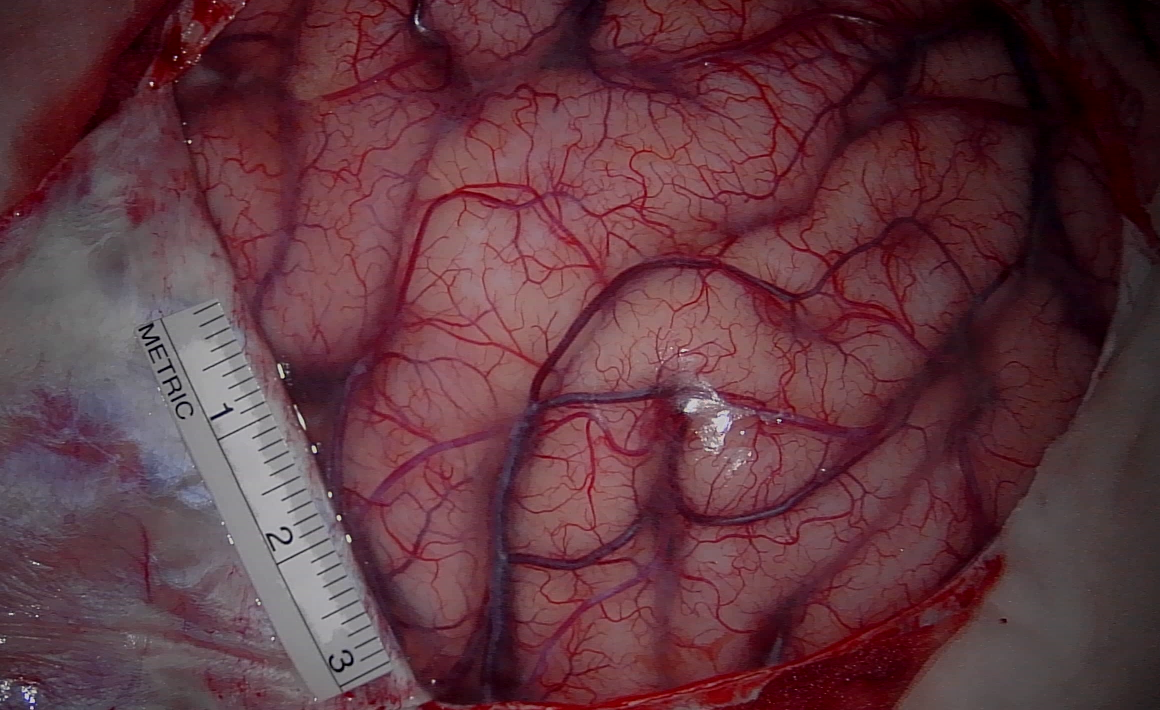
#> input picture WMC_simulations/images/Patient2/initial_img.png, 1160 x 710 px, found by its file name
$ python manual_segmentation.py
#> lines starting #> are read from the running program, lines starting #| are printed output that depends on the picture; after the words box and inside, x2 and y2 are one past the last pixel; in counts of white or black regions, pixels touching at a corner belong together
## @file manual_segmentation.py
#
# @brief Python script to segment RGB image of brain cortex into six classes:
# - Non activated grey matter
# - Non activated large blood vessels
# - Non activated capillaries
# - Activated grey matter
# - Activated large blood vessels
# - Activated capillaries
#
# @author Charly Caredda
# Contact: caredda.c@gmail.com


import os
import numpy as np
import cv2 as cv
import matplotlib.pyplot as plt
from matplotlib.widgets import Slider, Button
from matplotlib.colors import ListedColormap

# Compute histogram equalization within the surgical window of RGB image
def EqualizeHist(img,mask):
    r = np.copy(img[:,:,0])
    g = np.copy(img[:,:,1])
    b = np.copy(img[:,:,2])
    coord = np.where(mask==255)
    r_pixels = r[coord]
    g_pixels = g[coord]
    b_pixels = b[coord]
    r_equalized_pixels = cv.equalizeHist(r_pixels)
    g_equalized_pixels = cv.equalizeHist(g_pixels)
    b_equalized_pixels = cv.equalizeHist(b_pixels)
    for i, C in enumerate(zip(coord[0], coord[1])):
        r[C[0], C[1]] = r_equalized_pixels[i][0]
        g[C[0], C[1]] = g_equalized_pixels[i][0]
        b[C[0], C[1]] = b_equalized_pixels[i][0]
    return np.dstack([r,g,b])


##Get image resolution
x1 = 155
y1 = 419
x2 = 192
y2 = 532

l_px = np.sqrt((x1-x2)**2 + (y1-y2)**2)

reso_mm = 10/l_px
print(reso_mm)

## Process K-MEans or thresholding
plt.close('all')

reduce_ROI = False
crop_img = False
use_greyscale = False
use_Kmeans = False

block_size = 71 #Block size used for adaptive thresholding
size_small_vessels = 7 #Size small vessels
min_area = 100 #remove blobs having area less than min_area
K = 10 #Nb of class use by KMeans

saturated_pixel_val = 170 #Value of saturated pixels

erode_mask_size = 51

#Change this
directory_path = "/home/caredda/DVP/simulation/CREATIS-UCL-White-Monte-Carlo-Framework/WMC_simulations/"

# Load image
path = directory_path+"images/Patient2/"
img = cv.imread(path+"initial_img.png")
#> img is the input picture: shape (710, 1160, 3); mean B, G, R 63.9, 55.7, 96.4
mask = cv.imread(path+"mask.png",cv.IMREAD_GRAYSCALE)
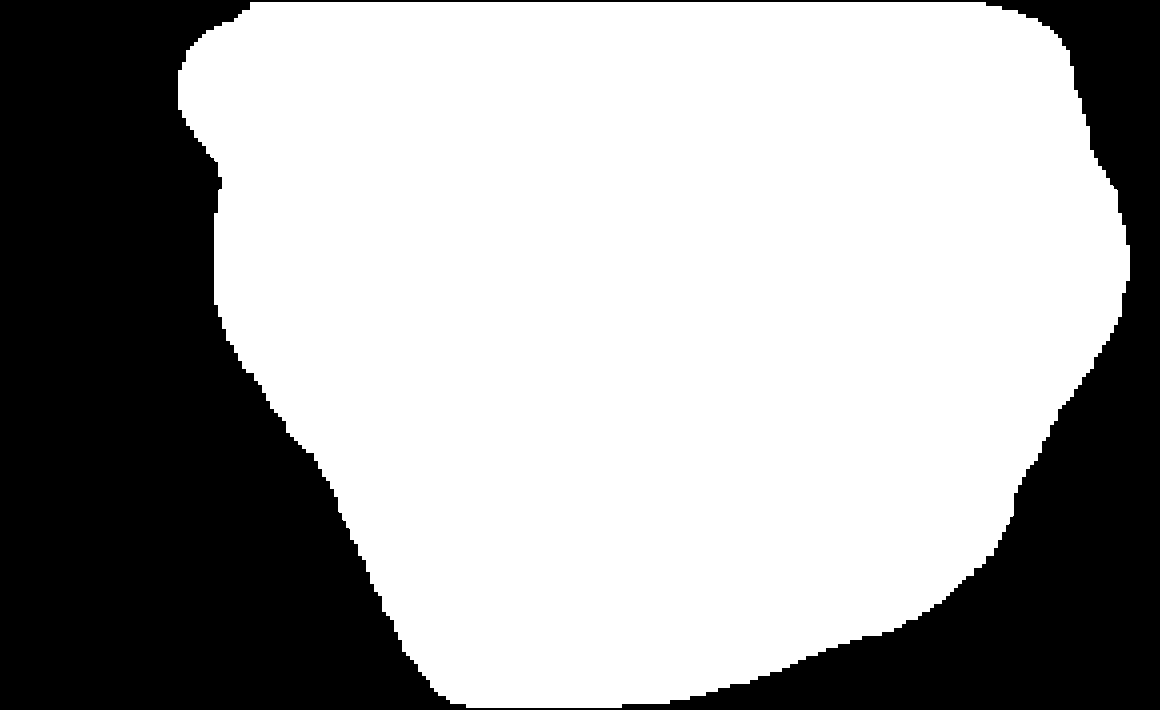
#> input picture WMC_simulations/images/Patient2/mask.png, 1160 x 710 px, found by its file name
#> mask: shape (710, 1160); 64.5% white; 1 black region, box (x1, y1, x2, y2) and area: (0, 0, 1160, 710) 292616

#Erode mask to remove non biological tissue
kernel = cv.getStructuringElement(cv.MORPH_ELLIPSE,(erode_mask_size,erode_mask_size))
mask = cv.morphologyEx(mask, cv.MORPH_ERODE, kernel)
#> mask: shape (710, 1160); 56% white; 1 black region, box (x1, y1, x2, y2) and area: (0, 0, 1160, 710) 362551

if (os.path.isfile(path+"mask_activity.png")):
    mask_act_temp = cv.imread(path+"mask_activity.png")
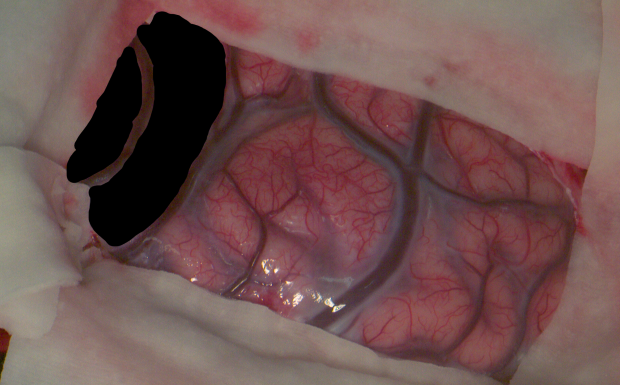
#> input picture WMC_simulations/images/Patient1/mask_activity.png, 1240 x 770 px, found by its file name (shown at 1/2 size)
#> mask_act_temp is the input picture: shape (770, 1240, 3); mean B, G, R 80.1, 81.5, 111.8
    if mask_act_temp.ndim ==3:
        mask_act_temp = cv.cvtColor(mask_act_temp,cv.COLOR_BGR2GRAY)
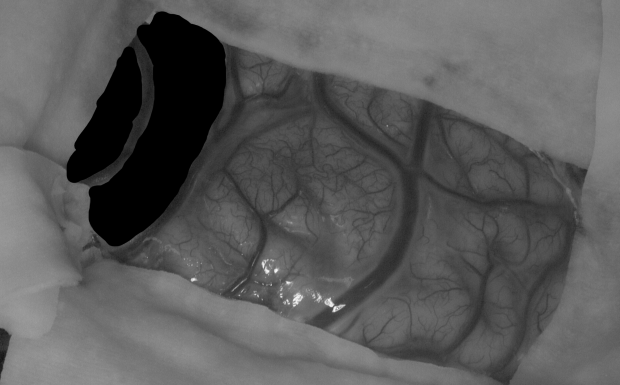
#> mask_act_temp: shape (770, 1240) (shown at 1/2 size); min 0, max 255, mean 90.4
else:
    mask_act_temp = 255*np.ones(mask.shape)


#find boundrect of the contour of mask
if reduce_ROI:
    contours, hierarchy = cv.findContours(np.copy(mask), cv.RETR_TREE, cv.CHAIN_APPROX_SIMPLE)
    x,y,w,h = cv.boundingRect(contours[0])

    mask = mask[y:y+h,x:x+w]
    img = img[y:y+h,x:x+w,:]
    mask_act_temp = mask_act_temp[y:y+h,x:x+w]

#Crop image
if crop_img:
    # [6 lines of commented-out code are left out]
    r1=138
    r2=mask.shape[0]
    c1 = 0
    c2 = mask.shape[1]
    mask = mask[r1:r2,c1:c2]
    img = img[r1:r2,c1:c2]
    mask_act_temp = mask_act_temp[r1:r2,c1:c2]


# Apply histrogtamm equalization
# img_proc = EqualizeHist(img,mask)
img_proc = img
img_Grey = cv.cvtColor(img_proc,cv.COLOR_BGR2GRAY)
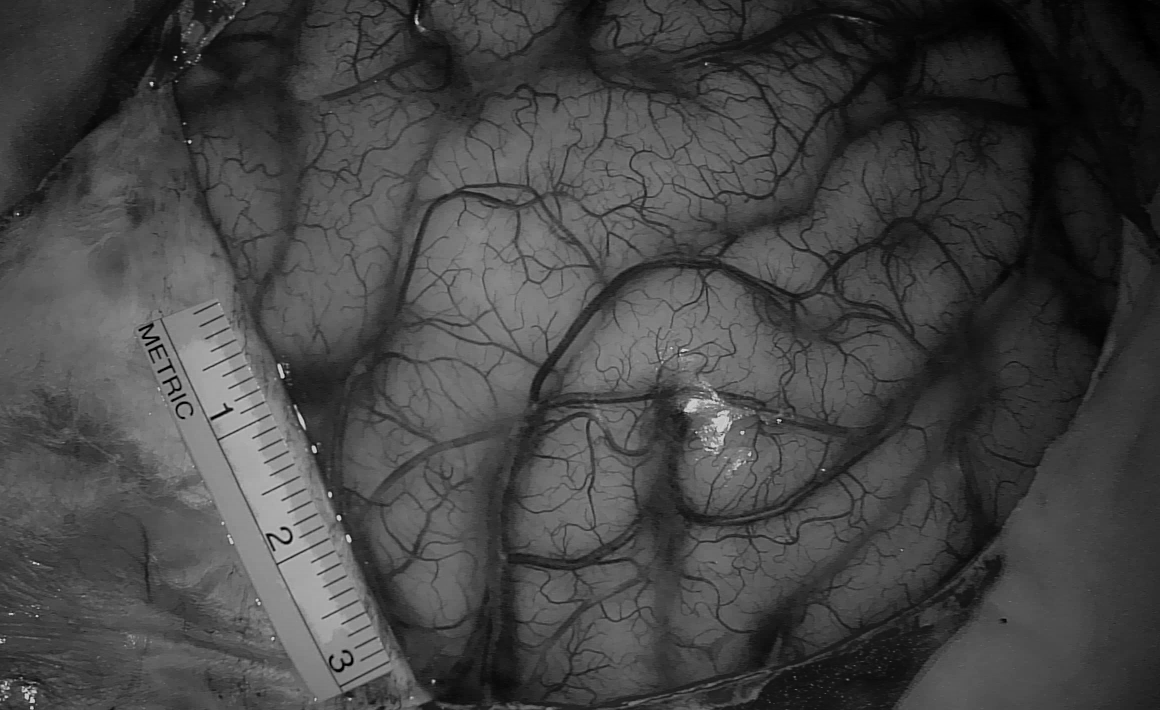
#> img_Grey: shape (710, 1160); min 0, max 208, mean 68.8
coord = np.where(mask==255)
#> coord = 461049 positions, rows 27 to 682, columns 203 to 1104


#Use KMeans
if use_Kmeans:

    if use_greyscale:
        Z = img_Grey[coord]
    else:
        #Only selet pixel inside the ROI
        r = np.copy(img_proc[:,:,0])
        g = np.copy(img_proc[:,:,1])
        b = np.copy(img_proc[:,:,2])
        r_pixels = r[coord]
        g_pixels = g[coord]
        b_pixels = b[coord]

        #Init Z for K-means clustering
        Z = np.squeeze(np.dstack([r_pixels,g_pixels,b_pixels]))
    Z = Z.astype(np.float32)

    # Apply K-means clustering
    criteria = (cv.TERM_CRITERIA_EPS + cv.TERM_CRITERIA_MAX_ITER, 500, 1.0)
    ret,label,center=cv.kmeans(Z,K,None,criteria,K,cv.KMEANS_RANDOM_CENTERS)

    # reconstruct the original image
    output = np.zeros(mask.shape)

    for i, C in enumerate(zip(coord[0], coord[1])):

        output[C[0], C[1]] = label[i]
        output[C[0], C[1]] = label[i]
        output[C[0], C[1]] = label[i]

    output = output.astype(np.uint8)

    plt.figure()
    plt.subplot(121)
    plt.imshow(cv.cvtColor(img,cv.COLOR_BGR2RGB))
    plt.subplot(122)
    plt.imshow(output)
    plt.show()

else: # Use adaptive thresholding

    #get saturated pixels
    ret,img_sat = cv.threshold(img_Grey,saturated_pixel_val,255,cv.THRESH_BINARY,255)
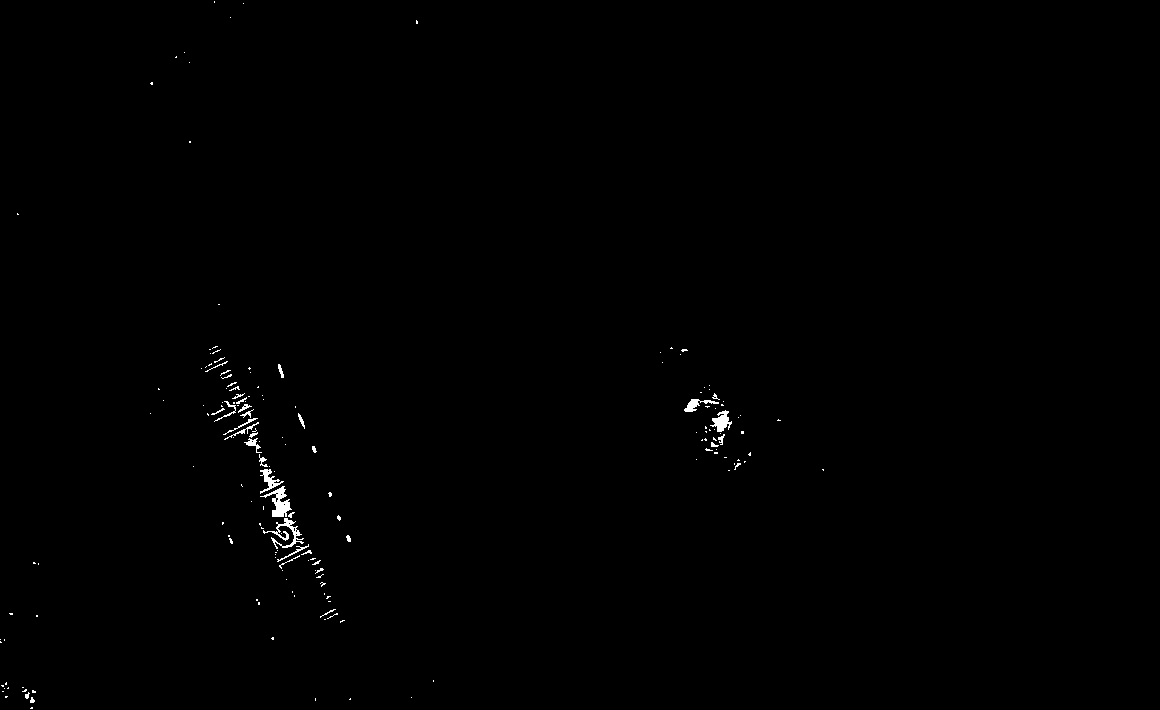
#> img_sat: shape (710, 1160); 0.36% white; 174 white regions (142 under 20 px), largest, box (x1, y1, x2, y2) and area: (260, 486, 292, 517) 386, (263, 518, 304, 549) 342, (710, 410, 732, 432) 248
#> ret = 170
    kernel = cv.getStructuringElement(cv.MORPH_ELLIPSE,(size_small_vessels,size_small_vessels))
    img_sat = cv.morphologyEx(img_sat, cv.MORPH_CLOSE, kernel)
#> img_sat: shape (710, 1160); 0.64% white; 88 white regions (70 under 20 px), largest, box (x1, y1, x2, y2) and area: (207, 382, 312, 569) 3215, (705, 410, 732, 454) 537, (684, 393, 724, 412) 321
    img_sat = np.bitwise_and(mask,img_sat)
#> img_sat: shape (710, 1160); 0.12% white; 23 white regions (20 under 20 px), largest, box (x1, y1, x2, y2) and area: (705, 410, 732, 454) 537, (684, 393, 724, 412) 321, (734, 459, 746, 470) 48
    img_sat = np.bitwise_not(img_sat)

    cv.imwrite("/home/caredda/temp/img_Grey.png",img_Grey)
    cv.imwrite("/home/caredda/temp/img_sat.png",img_sat)


    #Adaptive thresholding
    img_thresh = cv.adaptiveThreshold(img_Grey,255,cv.ADAPTIVE_THRESH_GAUSSIAN_C,cv.THRESH_BINARY_INV,block_size,0)
#> img_thresh: shape (710, 1160); 47.2% white; 2904 white regions (2708 under 20 px), largest, box (x1, y1, x2, y2) and area: (0, 0, 1160, 710) 303873, (0, 226, 402, 710) 48645, (0, 0, 107, 96) 3988
    img_thresh = np.bitwise_and(mask,img_thresh)
#> img_thresh: shape (710, 1160); 24.6% white; 1664 white regions (1591 under 20 px), largest, box (x1, y1, x2, y2) and area: (203, 27, 1101, 683) 194297, (880, 574, 910, 598) 195, (243, 200, 266, 232) 171
    img_thresh = np.bitwise_and(img_sat,img_thresh)
#> img_thresh: shape (710, 1160); 24.6% white; 1660 white regions (1587 under 20 px), largest, box (x1, y1, x2, y2) and area: (203, 27, 1101, 683) 194220, (880, 574, 910, 598) 195, (243, 200, 266, 232) 171

    cv.imwrite("/home/caredda/temp/img_binary.png",img_thresh)


    #Remove small vessels
    kernel = cv.getStructuringElement(cv.MORPH_ELLIPSE,(size_small_vessels,size_small_vessels))
    temp = cv.morphologyEx(img_thresh, cv.MORPH_OPEN, kernel)
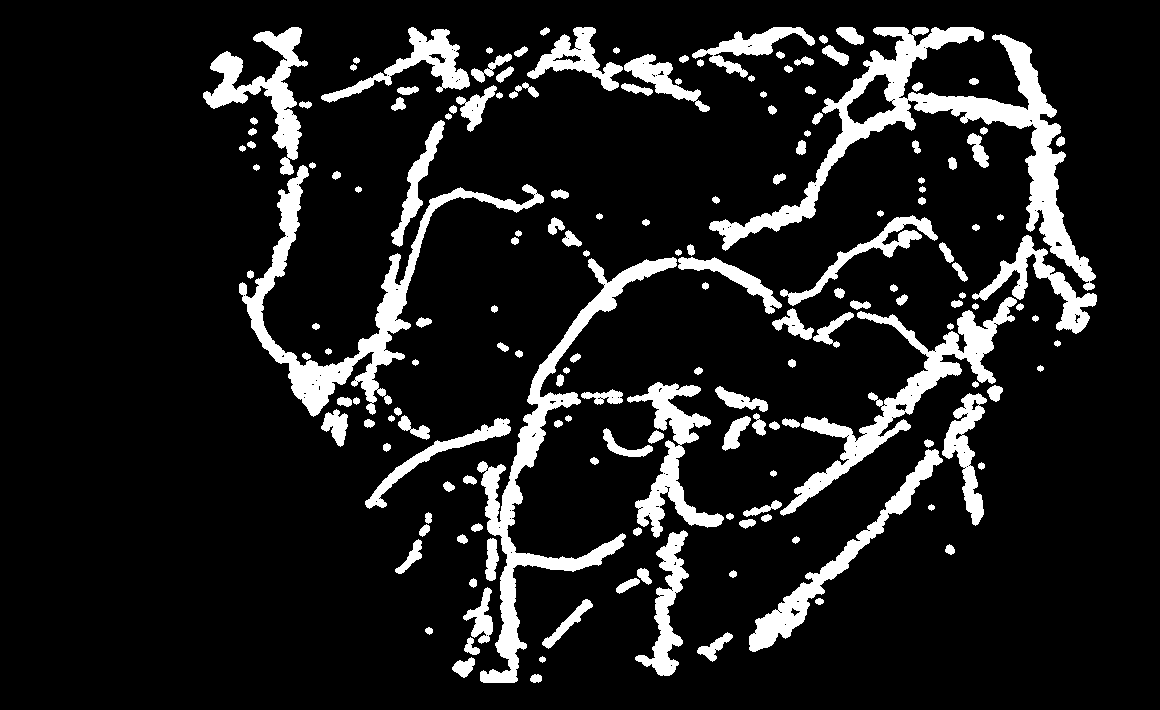
#> temp: shape (710, 1160); 12.1% white; 169 white regions

    #remove small blobs
    contours, hierarchy = cv.findContours(np.copy(temp), cv.RETR_TREE, cv.CHAIN_APPROX_SIMPLE)
#> contours = 321 contours, 142 with area under 20; largest, box (x1, y1, x2, y2) and area: (709, 27, 1096, 291) 16290, (477, 257, 677, 683) 9624, (239, 165, 544, 417) 9359, (780, 297, 1017, 516) 7373, (749, 449, 943, 652) 4332
    mask_large_vessels = np.zeros(temp.shape)
    for i in range(len(contours)):
        if cv.contourArea(contours[i]) > min_area:
            cv.drawContours(mask_large_vessels,contours,i,255,cv.FILLED)
#> mask_large_vessels: shape (710, 1160) float64; 11.6% white; 55 white regions, largest, box (x1, y1, x2, y2) and area: (709, 27, 1096, 291) 17319, (477, 257, 677, 683) 10432, (239, 165, 544, 417) 10200
    mask_large_vessels = np.bitwise_and(mask_large_vessels.astype(np.uint8),mask)


    mask_large_vessels = cv.morphologyEx(mask_large_vessels, cv.MORPH_DILATE, kernel,iterations = 2)
#> mask_large_vessels: shape (710, 1160); 22.8% white; 10 white regions, largest, box (x1, y1, x2, y2) and area: (359, 21, 1103, 689) 123747, (197, 21, 575, 453) 33868, (315, 21, 520, 138) 9691
    mask_large_vessels = cv.morphologyEx(mask_large_vessels, cv.MORPH_CLOSE, kernel,iterations = 2)
#> mask_large_vessels: shape (710, 1160); 23.4% white; 2 white regions, box (x1, y1, x2, y2) and area: (197, 21, 1103, 689) 192061, (389, 533, 428, 580) 1012


    mask_large_vessels = np.bitwise_and(img_thresh,mask_large_vessels)
#> mask_large_vessels: shape (710, 1160); 15.2% white; 502 white regions (494 under 20 px), largest, box (x1, y1, x2, y2) and area: (203, 27, 1101, 683) 122866, (395, 534, 428, 574) 490, (385, 96, 414, 116) 248

    cv.imwrite("/home/caredda/temp/mask_LBV.png",mask_large_vessels)


    #Detect small vessels
    mask_capillaries = np.bitwise_xor(img_thresh,mask_large_vessels)
#> mask_capillaries: shape (710, 1160); 9.4% white; 1640 white regions (1424 under 20 px), largest, box (x1, y1, x2, y2) and area: (540, 41, 842, 263) 12430, (400, 204, 582, 427) 6631, (301, 92, 454, 335) 4833


    cv.imwrite("/home/caredda/temp/mask_SBV.png",mask_capillaries)


    #mask grey matter
    mask_GM = np.bitwise_and(np.bitwise_not(mask_large_vessels),np.bitwise_not(mask_capillaries))

    cv.imwrite("/home/caredda/temp/mask_GM.png",mask_GM)

    plt.figure()
    plt.subplot(221)
    plt.imshow(cv.cvtColor(img,cv.COLOR_BGR2RGB))
    plt.subplot(222)
    plt.imshow(img_thresh)
    plt.subplot(223)
    plt.imshow(mask_large_vessels)
    plt.subplot(224)
    plt.imshow(mask_capillaries)
    plt.show()
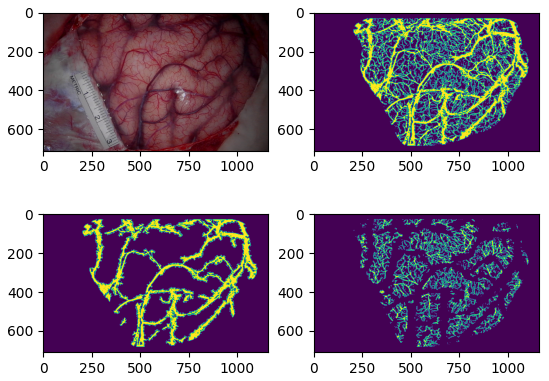
#> figure drawn by matplotlib, 4 panels

    plt.figure()
    plt.imshow(img_sat)
    plt.show()


## identify label of large blood vessels and capillaries

if use_Kmeans:
    #Define Labels
    label_BV = np.array([9,3])
    label_capillaries = np.array([2])


    # Mask lage blood vessels
    mask_large_vessels = np.zeros(mask.shape)
    for i in range(label_BV.shape[0]):
        mask_large_vessels[output==label_BV[i]] = 255
    mask_large_vessels = np.bitwise_and(mask_large_vessels.astype(np.uint8),mask)

    #Apply morpho math
    kernel = cv.getStructuringElement(cv.MORPH_ELLIPSE,(3,3))
    mask_large_vessels = cv.morphologyEx(mask_large_vessels, cv.MORPH_OPEN, kernel,iterations = 1)
    mask_large_vessels = cv.morphologyEx(mask_large_vessels, cv.MORPH_CLOSE, kernel,iterations = 1)

    # Find contours and remove small ones
    contours, hierarchy = cv.findContours(np.copy(mask_large_vessels), cv.RETR_TREE, cv.CHAIN_APPROX_SIMPLE)

    # contour area
    area_min = 101
    mask_large_vessels = np.zeros(mask_large_vessels.shape)
    for i in range(len(contours)):
        if cv.contourArea(contours[i]) > area_min:
            cv.drawContours(mask_large_vessels,contours,i,255,cv.FILLED)
    mask_large_vessels = np.bitwise_and(mask_large_vessels.astype(np.uint8),mask)

    #Mask capillaries
    mask_capillaries = np.zeros(mask.shape)
    for i in range(label_capillaries.shape[0]):
        mask_capillaries[output==label_capillaries[i]] = 255
    mask_capillaries = np.bitwise_and(mask_capillaries.astype(np.uint8),mask)

    #Apply morpho math
    kernel = cv.getStructuringElement(cv.MORPH_ELLIPSE,(3,3))
    mask_capillaries = cv.morphologyEx(mask_capillaries, cv.MORPH_OPEN, kernel,iterations = 1)
    mask_capillaries = cv.morphologyEx(mask_capillaries, cv.MORPH_CLOSE, kernel,iterations = 1)
    mask_capillaries = cv.morphologyEx(mask_capillaries, cv.MORPH_OPEN, kernel,iterations = 1)
    mask_capillaries = np.bitwise_and(mask_capillaries.astype(np.uint8),mask)


    #mask grey matter
    mask_GM = np.bitwise_and(np.bitwise_not(mask_large_vessels),np.bitwise_not(mask_capillaries))


## Select functional brain areas


mask_activation = np.zeros(mask_act_temp.shape)
mask_activation[mask_act_temp==0] = 255
mask_activation = mask_activation.astype(np.uint8)
#> (the run stopped early here; a loop or call above may not have finished)
